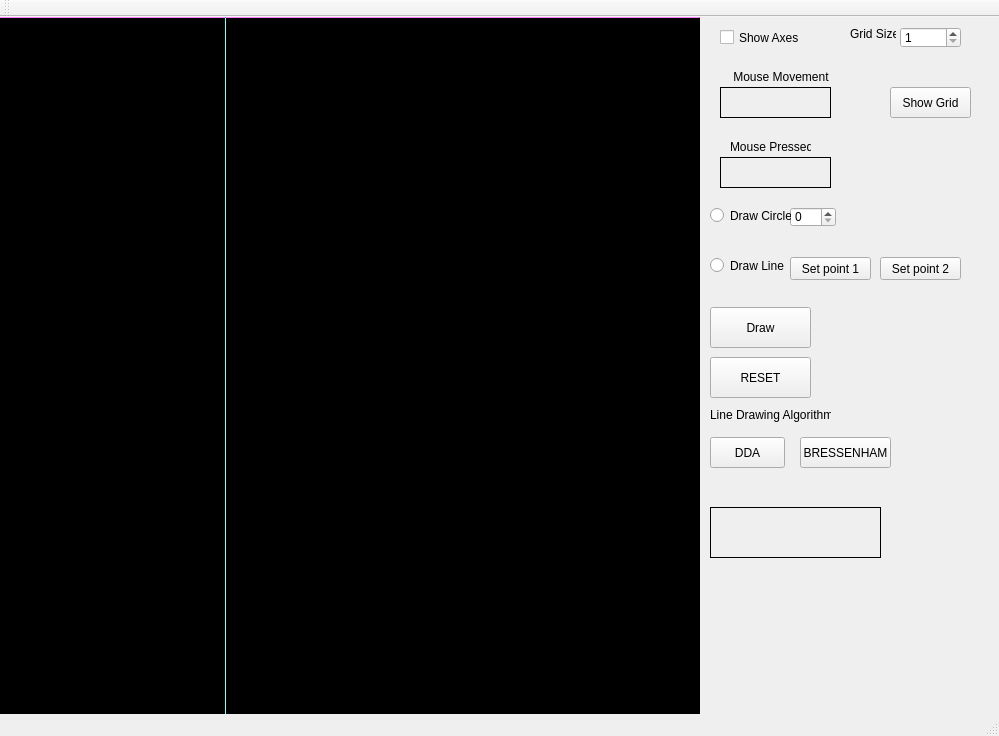
<?xml version="1.0" encoding="UTF-8"?>
<ui version="4.0">
 <class>MainWindow</class>
 <widget class="QMainWindow" name="MainWindow">
  <property name="geometry">
   <rect>
    <x>0</x>
    <y>0</y>
    <width>999</width>
    <height>736</height>
   </rect>
  </property>
  <property name="windowTitle">
   <string>MainWindow</string>
  </property>
  <widget class="QWidget" name="centralWidget">
   <widget class="my_label" name="frame">
    <property name="geometry">
     <rect>
      <x>0</x>
      <y>0</y>
      <width>700</width>
      <height>700</height>
     </rect>
    </property>
    <property name="mouseTracking">
     <bool>true</bool>
    </property>
    <property name="styleSheet">
     <string notr="true">background-color: rgb(0, 0, 0);</string>
    </property>
    <property name="frameShape">
     <enum>QFrame::Box</enum>
    </property>
    <property name="lineWidth">
     <number>1</number>
    </property>
    <property name="text">
     <string/>
    </property>
   </widget>
   <widget class="QLabel" name="mouse_movement">
    <property name="geometry">
     <rect>
      <x>720</x>
      <y>70</y>
      <width>111</width>
      <height>31</height>
     </rect>
    </property>
    <property name="frameShape">
     <enum>QFrame::Panel</enum>
    </property>
    <property name="text">
     <string/>
    </property>
   </widget>
   <widget class="QLabel" name="label_3">
    <property name="geometry">
     <rect>
      <x>720</x>
      <y>50</y>
      <width>111</width>
      <height>20</height>
     </rect>
    </property>
    <property name="text">
     <string>    Mouse Movement</string>
    </property>
   </widget>
   <widget class="QLabel" name="mouse_pressed">
    <property name="geometry">
     <rect>
      <x>720</x>
      <y>140</y>
      <width>111</width>
      <height>31</height>
     </rect>
    </property>
    <property name="frameShape">
     <enum>QFrame::Panel</enum>
    </property>
    <property name="text">
     <string/>
    </property>
   </widget>
   <widget class="QLabel" name="label_5">
    <property name="geometry">
     <rect>
      <x>730</x>
      <y>120</y>
      <width>81</width>
      <height>20</height>
     </rect>
    </property>
    <property name="text">
     <string>Mouse Pressed</string>
    </property>
   </widget>
   <widget class="Line" name="x_axis">
    <property name="geometry">
     <rect>
      <x>0</x>
      <y>0</y>
      <width>700</width>
      <height>1</height>
     </rect>
    </property>
    <property name="styleSheet">
     <string notr="true">background-color: rgb(255, 85, 255);</string>
    </property>
    <property name="orientation">
     <enum>Qt::Horizontal</enum>
    </property>
   </widget>
   <widget class="Line" name="y_axis">
    <property name="geometry">
     <rect>
      <x>225</x>
      <y>0</y>
      <width>1</width>
      <height>700</height>
     </rect>
    </property>
    <property name="styleSheet">
     <string notr="true">
background-color: rgb(85, 255, 255);</string>
    </property>
    <property name="orientation">
     <enum>Qt::Vertical</enum>
    </property>
   </widget>
   <widget class="QCheckBox" name="show_axes">
    <property name="geometry">
     <rect>
      <x>720</x>
      <y>10</y>
      <width>91</width>
      <height>21</height>
     </rect>
    </property>
    <property name="text">
     <string>Show Axes</string>
    </property>
   </widget>
   <widget class="QPushButton" name="Draw">
    <property name="geometry">
     <rect>
      <x>710</x>
      <y>290</y>
      <width>101</width>
      <height>41</height>
     </rect>
    </property>
    <property name="text">
     <string>Draw</string>
    </property>
   </widget>
   <widget class="QSpinBox" name="circle_radius">
    <property name="geometry">
     <rect>
      <x>790</x>
      <y>190</y>
      <width>46</width>
      <height>20</height>
     </rect>
    </property>
   </widget>
   <widget class="QRadioButton" name="draw_circle">
    <property name="geometry">
     <rect>
      <x>710</x>
      <y>190</y>
      <width>81</width>
      <height>17</height>
     </rect>
    </property>
    <property name="text">
     <string>Draw Circle</string>
    </property>
   </widget>
   <widget class="QRadioButton" name="draw_line">
    <property name="geometry">
     <rect>
      <x>710</x>
      <y>240</y>
      <width>77</width>
      <height>17</height>
     </rect>
    </property>
    <property name="text">
     <string>Draw Line</string>
    </property>
   </widget>
   <widget class="QPushButton" name="set_point1">
    <property name="geometry">
     <rect>
      <x>790</x>
      <y>240</y>
      <width>81</width>
      <height>23</height>
     </rect>
    </property>
    <property name="text">
     <string>Set point 1</string>
    </property>
   </widget>
   <widget class="QPushButton" name="set_point2">
    <property name="geometry">
     <rect>
      <x>880</x>
      <y>240</y>
      <width>81</width>
      <height>23</height>
     </rect>
    </property>
    <property name="text">
     <string>Set point 2</string>
    </property>
   </widget>
   <widget class="QPushButton" name="pushButton">
    <property name="geometry">
     <rect>
      <x>710</x>
      <y>340</y>
      <width>101</width>
      <height>41</height>
     </rect>
    </property>
    <property name="text">
     <string>RESET</string>
    </property>
   </widget>
   <widget class="QSpinBox" name="gridsize">
    <property name="geometry">
     <rect>
      <x>900</x>
      <y>10</y>
      <width>61</width>
      <height>21</height>
     </rect>
    </property>
    <property name="minimum">
     <number>1</number>
    </property>
   </widget>
   <widget class="QLabel" name="label">
    <property name="geometry">
     <rect>
      <x>850</x>
      <y>10</y>
      <width>46</width>
      <height>13</height>
     </rect>
    </property>
    <property name="text">
     <string>Grid Size</string>
    </property>
   </widget>
   <widget class="QPushButton" name="showgrid">
    <property name="geometry">
     <rect>
      <x>890</x>
      <y>70</y>
      <width>81</width>
      <height>31</height>
     </rect>
    </property>
    <property name="text">
     <string>Show Grid</string>
    </property>
   </widget>
   <widget class="QLabel" name="label_2">
    <property name="geometry">
     <rect>
      <x>710</x>
      <y>390</y>
      <width>121</width>
      <height>16</height>
     </rect>
    </property>
    <property name="text">
     <string>Line Drawing Algorithm</string>
    </property>
   </widget>
   <widget class="QPushButton" name="dda">
    <property name="geometry">
     <rect>
      <x>710</x>
      <y>420</y>
      <width>75</width>
      <height>31</height>
     </rect>
    </property>
    <property name="text">
     <string>DDA</string>
    </property>
   </widget>
   <widget class="QPushButton" name="bress">
    <property name="geometry">
     <rect>
      <x>800</x>
      <y>420</y>
      <width>91</width>
      <height>31</height>
     </rect>
    </property>
    <property name="text">
     <string>BRESSENHAM</string>
    </property>
   </widget>
   <widget class="QLabel" name="debugger">
    <property name="geometry">
     <rect>
      <x>710</x>
      <y>490</y>
      <width>171</width>
      <height>51</height>
     </rect>
    </property>
    <property name="frameShape">
     <enum>QFrame::Panel</enum>
    </property>
    <property name="text">
     <string/>
    </property>
   </widget>
  </widget>
  <widget class="QMenuBar" name="menuBar">
   <property name="geometry">
    <rect>
     <x>0</x>
     <y>0</y>
     <width>999</width>
     <height>21</height>
    </rect>
   </property>
  </widget>
  <widget class="QToolBar" name="mainToolBar">
   <attribute name="toolBarArea">
    <enum>TopToolBarArea</enum>
   </attribute>
   <attribute name="toolBarBreak">
    <bool>false</bool>
   </attribute>
  </widget>
  <widget class="QStatusBar" name="statusBar"/>
 </widget>
 <layoutdefault spacing="6" margin="11"/>
 <customwidgets>
  <customwidget>
   <class>my_label</class>
   <extends>QLabel</extends>
   <header location="global">my_label.h</header>
  </customwidget>
 </customwidgets>
 <resources/>
 <connections/>
</ui>
